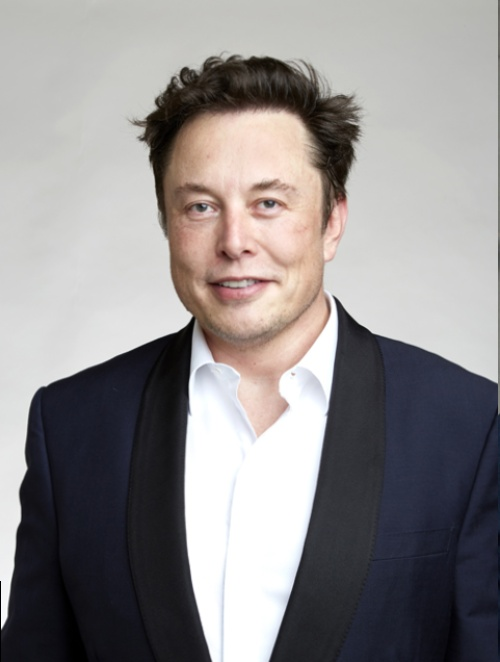
#> input picture numpy_operations/elonmusk.jpg, 500 x 662 px
$ jupyter execute collage4.3.ipynb
#> lines starting #> are read from the running program, lines starting #| are printed output that depends on the picture
[cell 1]
import cv2
import numpy as np

[cell 2]
image1=cv2.imread("elonmusk.jpg")
#> image1 is the input picture: shape (662, 500, 3); mean B, G, R 140.1, 139.7, 143.1
image2=cv2.imread("jeff.jpg")
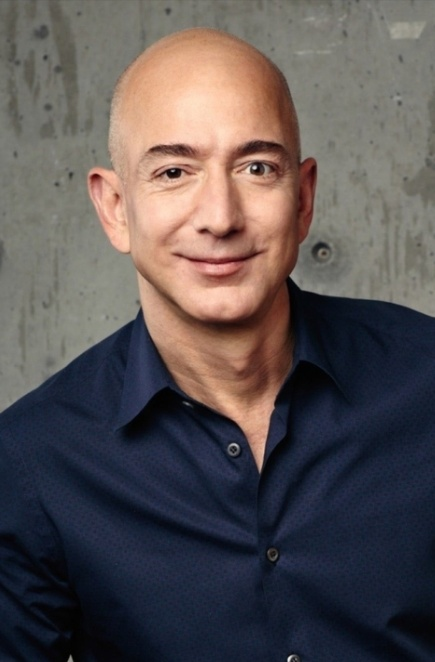
#> input picture numpy_operations/jeff.jpg, 435 x 662 px
#> image2 is the input picture: shape (662, 435, 3); mean B, G, R 82.7, 82.3, 89.4

[cell 3]
# cropping picture [ from 0 row to end ,  from 500 column to end]
#image=image[ 0 : , 500:]

[cell 4]
final_image=np.hstack((image1,image2))
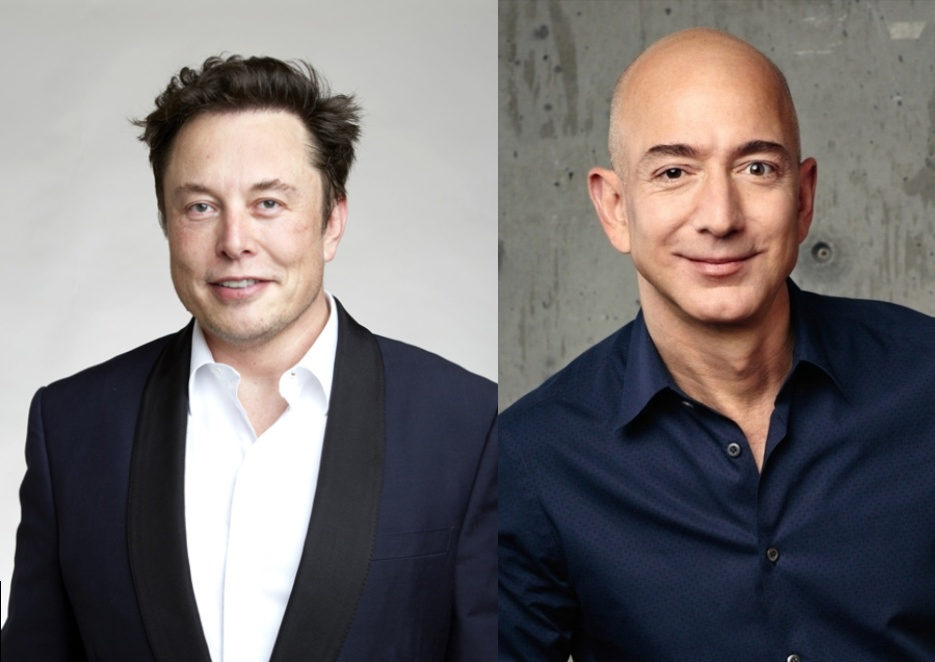
#> final_image: shape (662, 935, 3); mean B, G, R 113.4, 113, 118.1
